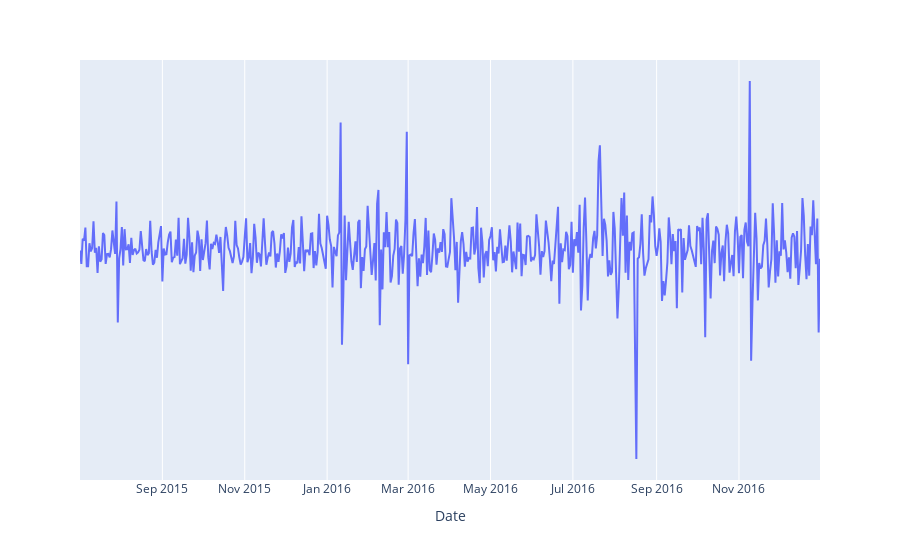

Write notebook code for a chart like this one.
### Markdown cell above
#### 🦉 ✒️ Pretty high p value hence not stationary so ARIMA , SARIMA cannot be applied

### Code cell
# Make the time series stationary
en_view_diff = en_view - en_view.shift(1)
en_view_diff.dropna(inplace=True)
df_test(en_view_diff)
fig = px.line(x=en_view_diff.index,y=en_view_diff.values)
fig.update_yaxes(visible=False)
fig.update_layout(xaxis_title='Date')

### Figure 1 — Plotly figure (JSON) as saved in the notebook; plotly's stock layout.template omitted (floating-point values rounded to 4 significant figures; data arrays with more than 128 entries replaced by an {"elided": "..."} marker saying what was removed)
{"data": [{"hovertemplate": "x=%{x}<br>y=%{y}<extra></extra>", "legendgroup": "", "line": {"color": "#636efa", "dash": "solid"}, "marker": {"symbol": "circle"}, "mode": "lines", "name": "", "orientation": "v", "showlegend": false, "type": "scatter", "x": {"elided": "549 str values"}, "xaxis": "x", "y": {"elided": "549 float values"}, "yaxis": "y"}], "layout": {"legend": {"tracegroupgap": 0}, "margin": {"t": 60}, "xaxis": {"anchor": "y", "domain": [0, 1], "title": {"text": "Date"}}, "yaxis": {"anchor": "x", "domain": [0, 1], "title": {"text": "y"}, "visible": false}}}
